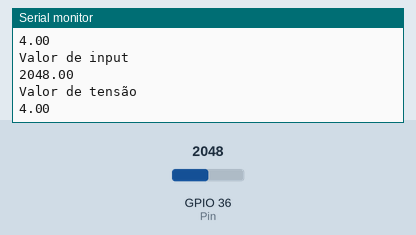
The sketch below on a simulated ESP32. Parts: the last lines printed to the serial monitor. The inputs (shaded band) are chosen by the test bench; at power-on: GPIO 36 (Pin) = 2048.

Above: at 1.8 s.
1.9 s: GPIO 36 (Pin) set to 2866
At 2.5 s:
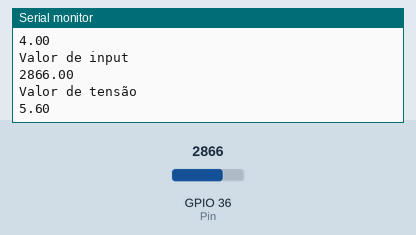
3.4 s: GPIO 36 (Pin) set to 3603
At 4.8 s:
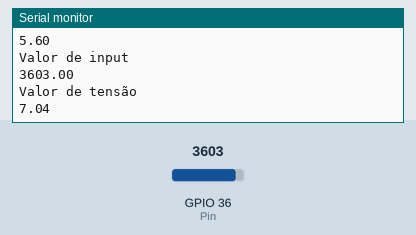
Timing chart, 0 to 6.4 s (numbered marks = the images above; inputs shaded):
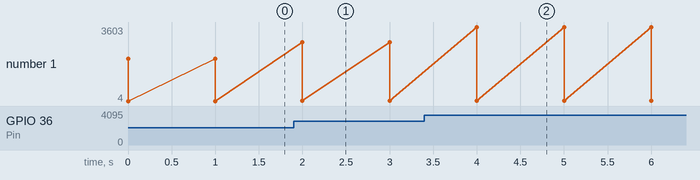

The sketch:

Voltimetro.ino
```cpp
int Pin = 36;    //Pino
float LerTensao = 0;   //Ler a tensao no pino
float TensaoNaBateria=0; //Tensao na bateria


void setup() {
  Serial.begin(115200);
  pinMode(Pin, INPUT);   //Define a porta como entrada
}


void loop() {
  LerTensao = analogRead(Pin);
  TensaoNaBateria = (LerTensao*2*(4.0/4096));
  Serial.println("Valor de input");
  Serial.println(LerTensao);
  Serial.println("Valor de tensão");
  Serial.println(TensaoNaBateria);
  delay(1000);
}
```

Measured:
- after the input at 1.9 s, the serial monitor: prints a new line after 0.10 s (image 1)
- after the input at 3.4 s, the serial monitor: prints a new line after 0.60 s (image 2)
- plotted number 1: 4 → 5.6 after the input at 1.9 s, 5.6 → 7.04 after the input at 3.4 s
